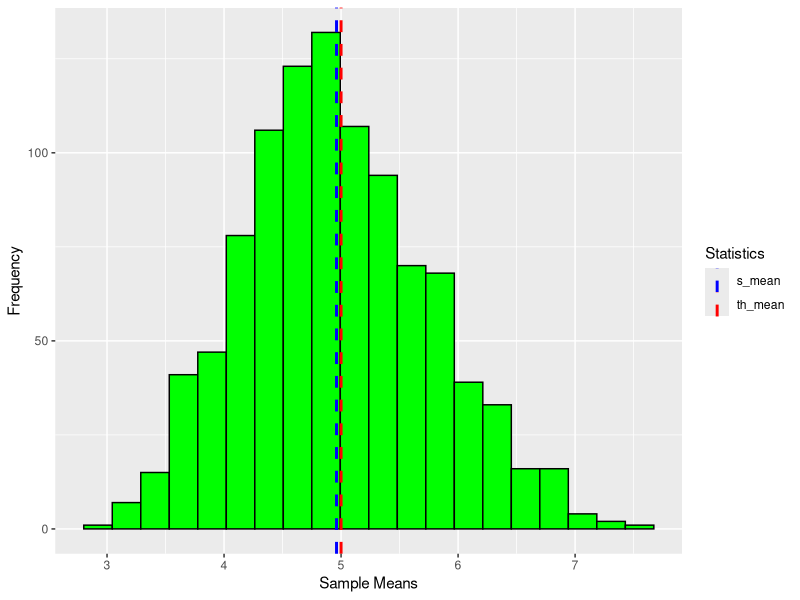
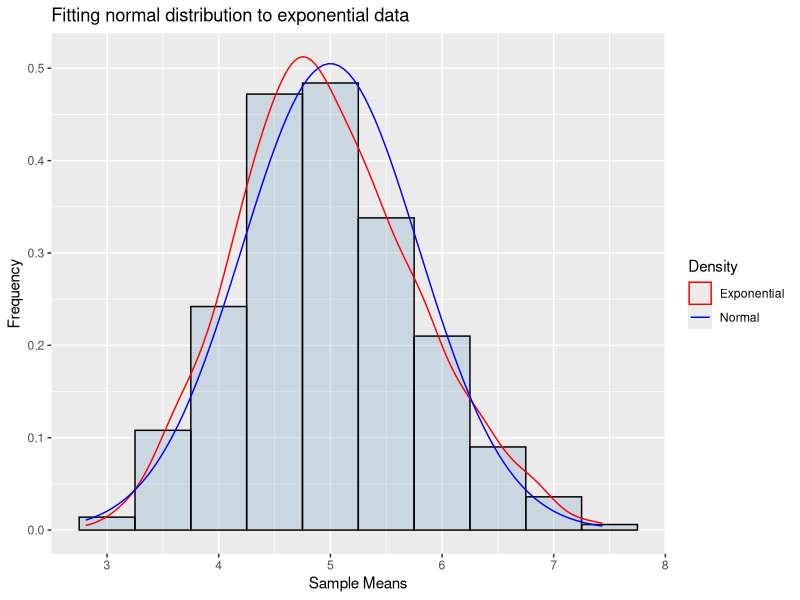

R code for these plots, in order:
## ---- chunk 1
if(!require(tidyverse)) install.packages('tidyverse', 
repos = 'http://cran.us.r-project.org')
if(!require(gridExtra)) install.packages('gridExtra', 
repos = 'http://cran.us.r-project.org')
## specify global chunk options
knitr::opts_chunk$set(fig.width = 5, fig.height = 4, dpi = 300,
                      out.width = '90%', fig.align = 'center',
                      tidy.opts=list(width.cutoff=60),
                      tidy=TRUE,
                      cache = TRUE,
                      message = FALSE,
                      warning = FALSE)
## ---- chunk 2
## Initiate an empty vector s_means:
s_means = NULL
## Populate vector with mean
for (i in 1 : 1000) s_means = c(s_means, mean(rexp(40, rate = 0.2)))
## Let's see some of generated means
head(s_means, 10)
## ---- chunk 3
# Create dataframe with sample means and their indexes
index <-c(1:1000)
df <- data_frame(index, s_means)
# Initiate values for theoretical and mean of generated values
th_mean = 5
s_mean = mean(s_means)
# Plot histogram of generated sample means
ggplot(aes(x = s_means), data = df) + 
  geom_histogram(color = 'black', fill = "green", bins = 20) + 
  geom_vline(aes(xintercept=s_mean,
  color="s_mean"), linetype="dashed",size=1) +
  geom_vline(aes(xintercept=th_mean,
                 color="th_mean"), linetype="dashed",
             size=1) +
  scale_color_manual(name = "Statistics", values = c(s_mean = "blue", th_mean = "red")) +
  xlab("Sample Means") + ylab("Frequency") + labs("Sample Mean versus Theoretical Mean")
## ---- chunk 4
## Variance of sample mean
sample_vars <- var(s_means)
sample_vars
## ---- chunk 5
## Standart deviation of sample mean
sample_sds <- sd(s_means)
sample_sds
## ---- chunk 6
# Plot histogram of generated sample means
gg <- ggplot(df, aes(x=s_means)) + 
  geom_histogram(aes(y = ..density..), color = "black", fill = "steelblue", binwidth = 0.5, alpha = 0.2)+
  labs(title="Fitting normal distribution to exponential data") + 
  geom_density(aes(color = "Exponential")) +
  stat_function(aes(color = "Normal"), fun = dnorm, args=list( mean = th_mean, sd= 0.790)) +
  xlab("Sample Means") + ylab("Frequency") + labs("Sample Mean versus Theoretical Mean")+ 
  scale_colour_manual("Density", values = c("red", "blue"))
gg
